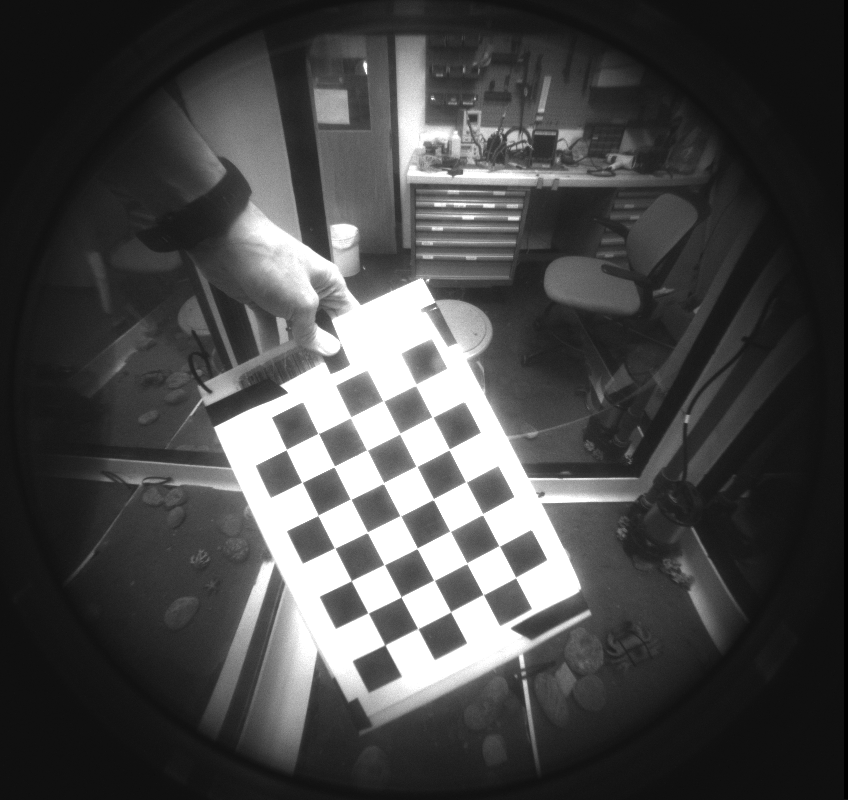
#> input picture uw_fisheye_right_imgs/left-0000.png, 848 x 800 px; its folder holds 4 pictures in this run
$ python calibrate_camera.py   (older library calls are emulated)
#> lines starting #> are read from the running program, lines starting #| are printed output that depends on the picture
# initial camera calibration
# https://opencv-python-tutroals.readthedocs.io/en/latest/py_tutorials/py_calib3d/py_calibration/py_calibration.html

import sys
import os
import numpy as np
import cv2
import glob

MODE = "fisheye" #"fisheye" or "normal"

IMAGES_LOC = "uw_fisheye_right_imgs/"
IMAGES_TYPE = "*.png"
CALIB_OUTFILE = "camera_calibrations"
UNDISTORT_OUTFOLDER = "output/"

SQUARE_SIZE = 0.03 #meters
BOARD_HEIGHT = 5
BOARD_WIDTH = 7

# termination criteria
criteria = (cv2.TERM_CRITERIA_EPS + cv2.TERM_CRITERIA_MAX_ITER, 30, 0.001)
calibration_flags = cv2.fisheye.CALIB_RECOMPUTE_EXTRINSIC+cv2.fisheye.CALIB_CHECK_COND

# prepare object points, like (0,0,0), (1,0,0), (2,0,0) ....,(6,5,0)
objp = np.zeros((1,BOARD_HEIGHT*BOARD_WIDTH,3), np.float32)
objp[0,:,:2]  = np.mgrid[0:BOARD_WIDTH,0:BOARD_HEIGHT].T.reshape(-1,2)*0.03

# Arrays to store object points and image points from all the images.
objpoints = [] # 3d point in real world space
imgpoints = [] # 2d points in image plane.
img_shape = None

# Parse chessboards from images
images = glob.glob(IMAGES_LOC+IMAGES_TYPE)

print("Parsing chessboards")

for fname in images:
    img = cv2.imread(fname)
#> img is the input picture: shape (800, 848, 3); min 0, max 255, mean 72.2
    img_shape = img.shape[:2]
#> img_shape = (800, 848)
    h, w = img.shape[:2]
#> h = 800; w = 848
    gray = cv2.cvtColor(img,cv2.COLOR_BGR2GRAY)

    # Find the chess board corners
    ret, corners = cv2.findChessboardCorners(gray, (BOARD_WIDTH,BOARD_HEIGHT),None)
#> ret = True; corners = 35 rows, first 8: [415.7, 384.7], [432.4, 416.8], [449, 449.6], [465.7, 481.6], [482.6, 514.8], [499, 545.9], [515.7, 577.4], [382.7, 400.6]

    # If found, add object points, image points (after refining them)
    if ret == True:
        objpoints.append(objp)

        cv2.cornerSubPix(gray,corners,(11,11),(-1,-1),criteria)
        imgpoints.append(corners)
#> pass 2 of the loop `for fname in images:`:
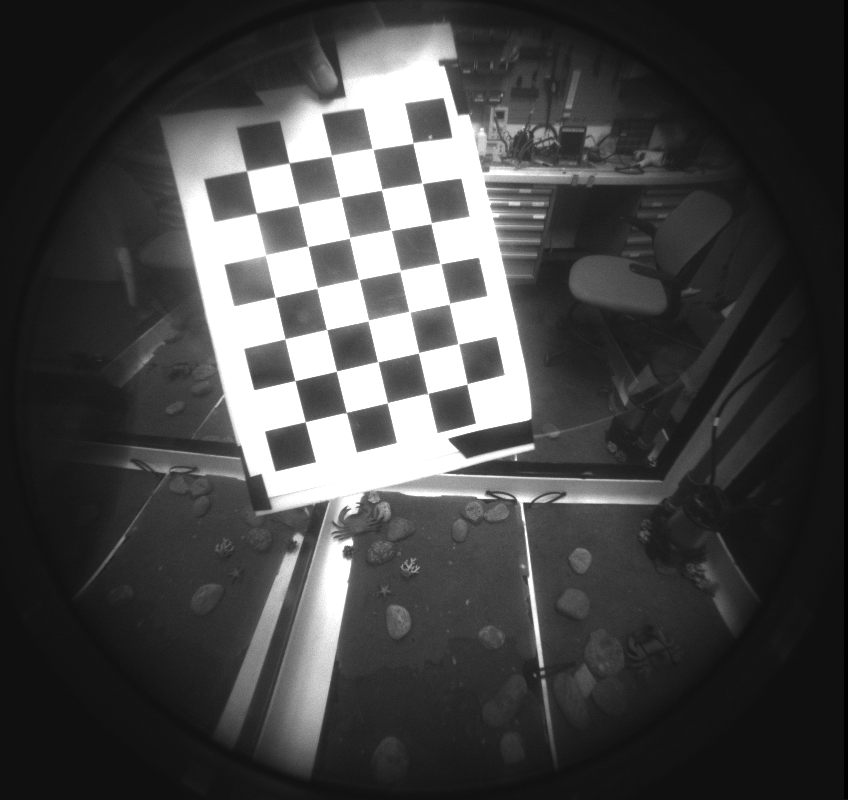
#> input picture uw_fisheye_right_imgs/left-0001.png, 848 x 800 px
#> img is the input picture: shape (800, 848, 3); min 0, max 255, mean 70.4
#> corners = 35 rows, first 8: [412.9, 142.4], [422.3, 183.5], [431, 223.1], [439.7, 263.4], [449.6, 303.7], [458, 343.9], [467, 383.5], [372.5, 148.7]
#> pass 3 of the loop `for fname in images:`:
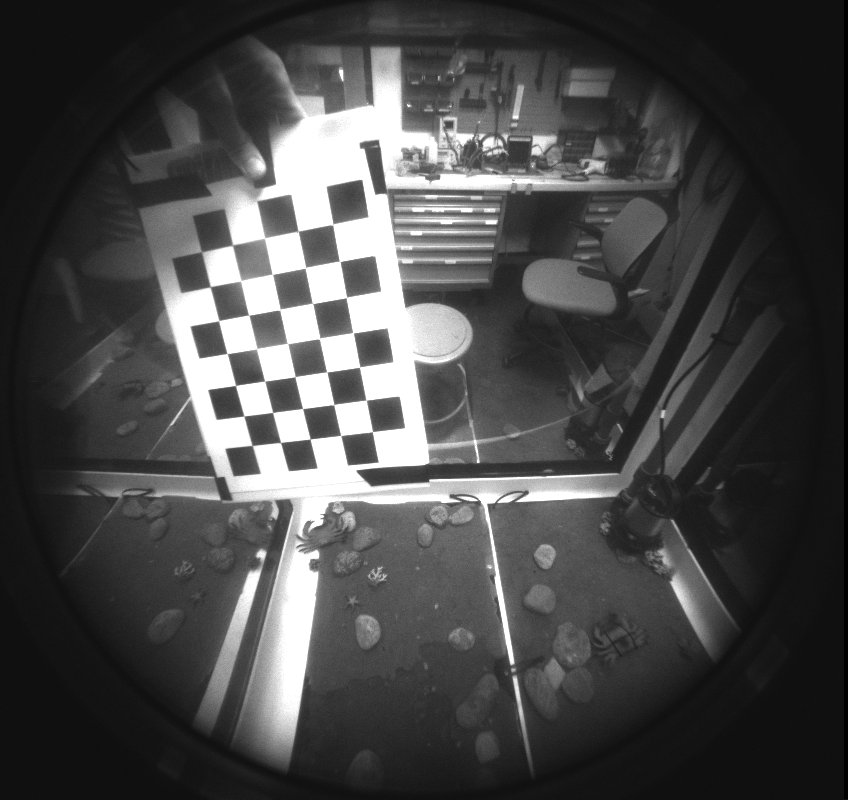
#> input picture uw_fisheye_right_imgs/left-0002.png, 848 x 800 px
#> img is the input picture: shape (800, 848, 3); min 0, max 255, mean 72.8
#> corners = 35 rows, first 8: [332.8, 224.8], [340, 261.8], [346.6, 297.5], [353.2, 332.7], [359.5, 367.3], [366.6, 400.1], [372.3, 431.7], [298.3, 231.5]
#> the loop made 4 passes; the first 3 are shown

        # Draw and display the corners
        # img = cv2.drawChessboardCorners(img, (BOARD_WIDTH,BOARD_HEIGHT), corners,ret)
        # cv2.imshow('img',img)
        # cv2.waitKey(500)

cv2.destroyAllWindows()

# Calibrate (find K, D)

print("Calibrating...")

N_OK = len(objpoints)
K = np.zeros((3, 3))
D = np.zeros((4, 1))
DIM = img_shape
#> DIM = (800, 848)

if MODE == "fisheye":
    ret, K, D, rvecs, tvecs = cv2.fisheye.calibrate(objpoints, imgpoints, gray.shape[::-1],K,D,flags=calibration_flags)

else:
    ret, K, D, rvecs, tvecs = cv2.calibrateCamera(objpoints, imgpoints, gray.shape[::-1],None,None,flags=calibration_flags)
    K_new, roi=cv2.getOptimalNewCameraMatrix(K,D,(w,h),1,(w,h))

print("Found " + str(N_OK) + " valid images for calibration")
print("DIM = " + str(img_shape[::-1]))
#| DIM = (848, 800)
print("K=np.array(" + str(K.tolist()) + ")")
print("D=np.array(" + str(D.tolist()) + ")")
print("rotation vectors: " + str(rvecs))
print(len(rvecs))
print("translation vectors: " + str(tvecs))
print(len(tvecs))

# Save the calibrations
if MODE == "normal":
    print("refined camera matrix: ", K_new)

if MODE == "fisheye":
    print("saving matrix to ", CALIB_OUTFILE+"_"+MODE+".npz")
    np.savez(CALIB_OUTFILE, K, D)
else:
    print("saving matrices to ", CALIB_OUTFILE+"_"+MODE+".npz")
    np.savez(CALIB_OUTFILE, K, K_new, D)

# Show the undistorted images
print("Saving undistorted images...")
try:
    os.mkdir(UNDISTORT_OUTFOLDER + IMAGES_LOC)
except OSError as oe:
    print("Warning: output folder already exists, may be overwriting images.")

for fname in images:
    img = cv2.imread(fname)
    h, w = img.shape[:2]

    if MODE == "normal":
        dst = cv2.undistort(img, K, D, None, K_new)
        x, y, w, h = roi
        dst = dst[y:y+h, x:x+w]
        # vis = np.concatenate((img, dst), axis=0)

        h1, w1 = img.shape[:2]
        h2, w2 = dst.shape[:2]

        #create empty matrix
        vis = np.zeros((max(h1, h2), w1+w2,3), np.uint8)

        #combine 2 images
        vis[:h1, :w1,:3] = img
        vis[:h2, w1:w1+w2,:3] = dst
        prefix = fname[:-4]
        cv2.imwrite(UNDISTORT_OUTFOLDER + prefix + 'undistorted_normal.png', vis)

    else:
        map1, map2 = cv2.fisheye.initUndistortRectifyMap(K, D, np.eye(3), K, DIM, cv2.CV_16SC2)
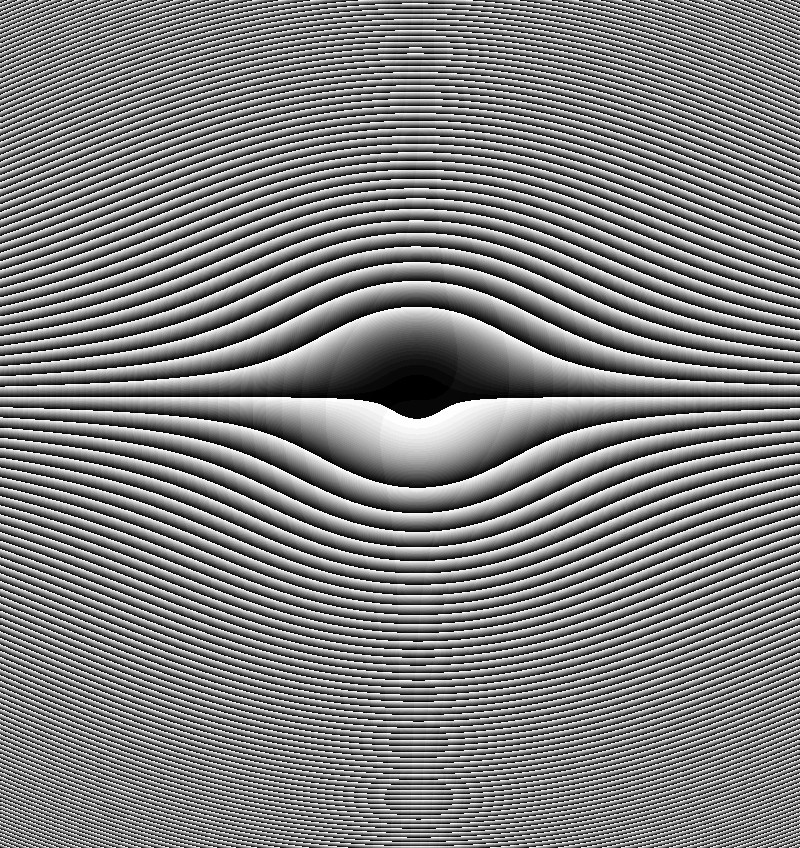
#> map2: shape (848, 800) uint16; min 0, max 1023, mean 509.6; drawn with min black and max white
        dst = cv2.remap(img, map1, map2, interpolation=cv2.INTER_LINEAR, borderMode=cv2.BORDER_CONSTANT)
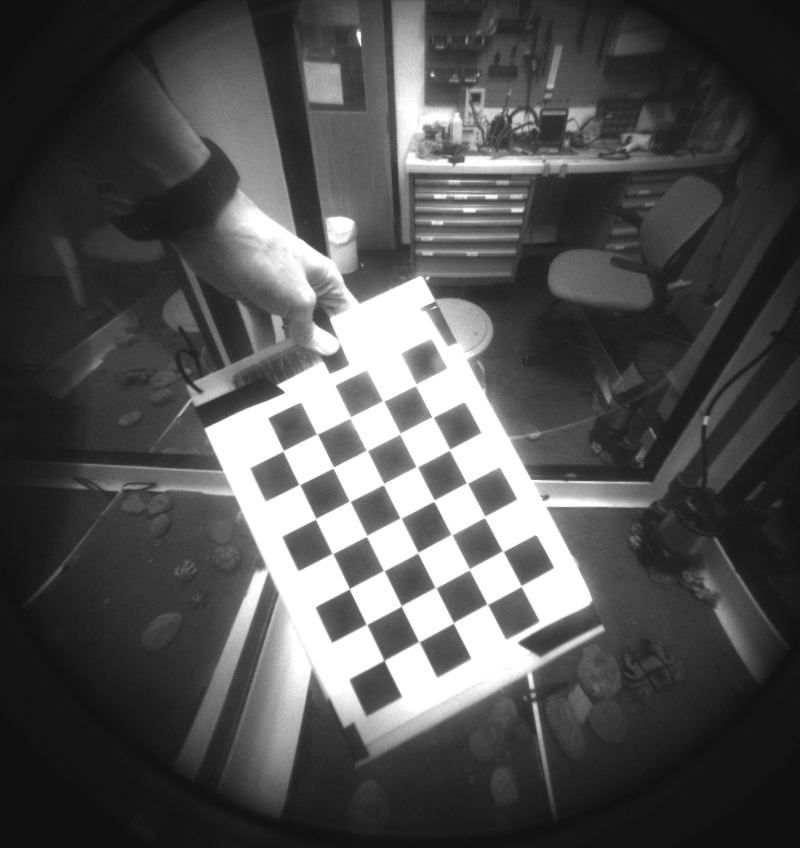
#> dst: shape (848, 800, 3); min 14, max 255, mean 81.6
        h1, w1 = img.shape[:2]
#> h1 = 800; w1 = 848
        h2, w2 = dst.shape[:2]
#> h2 = 848; w2 = 800

        #create empty matrix
        vis = np.zeros((max(h1, h2), w1+w2,3), np.uint8)

        #combine 2 images
        vis[:h1, :w1,:3] = img
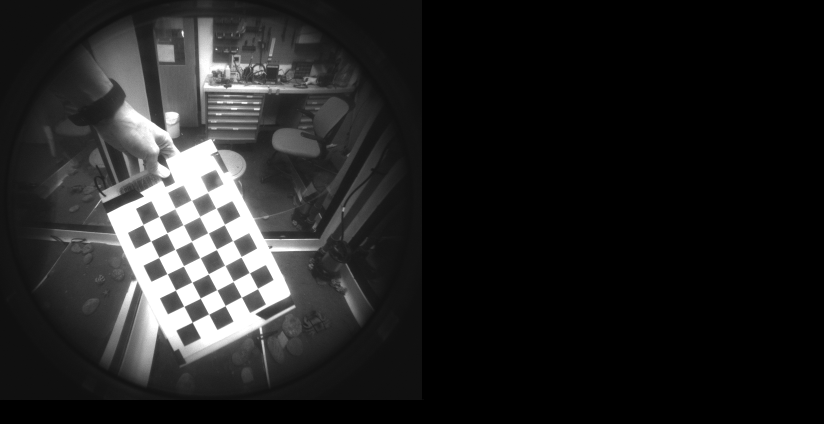
#> vis: shape (848, 1648, 3) (shown at 1/2 size); min 0, max 255, mean 35.1
        vis[:h2, w1:w1+w2,:3] = dst
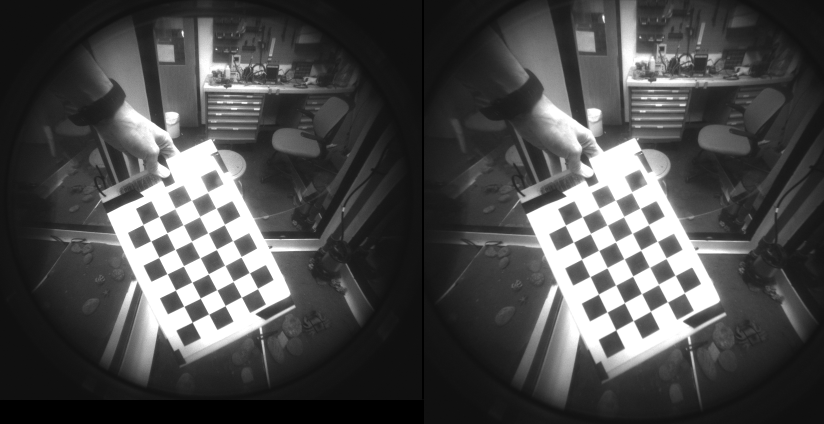
#> vis: shape (848, 1648, 3) (shown at 1/2 size); min 0, max 255, mean 74.7
        prefix = fname[:-4]
        cv2.imwrite(UNDISTORT_OUTFOLDER + prefix + 'undistorted_fisheye.png', vis)
#> pass 2 of the loop `for fname in images:`:
#> `dst = cv2.remap(img, map1, map2, interpolation=cv2.INTER_LINEAR, borde..`:
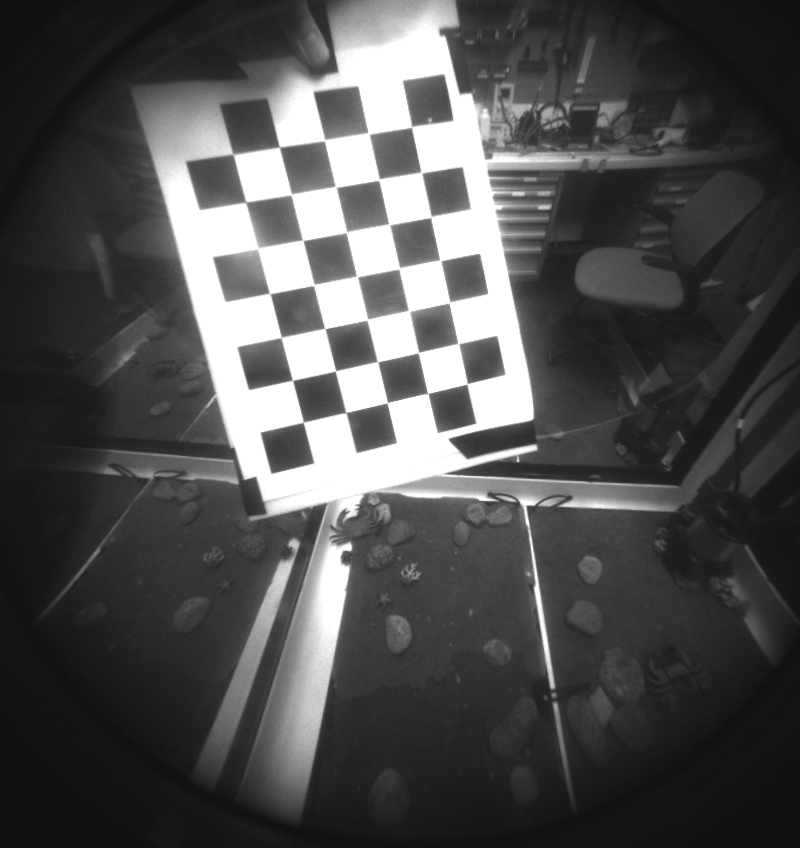
#> dst: shape (848, 800, 3); min 13, max 255, mean 79.2
#> `vis[:h2, w1:w1+w2,:3] = dst`:
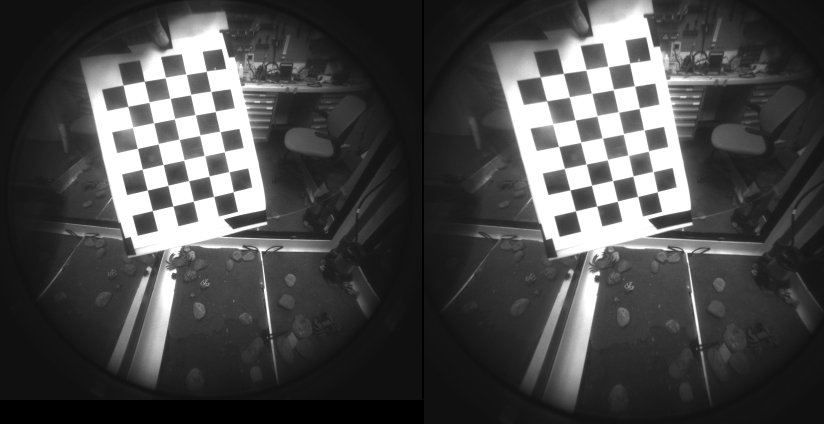
#> vis: shape (848, 1648, 3) (shown at 1/2 size); min 0, max 255, mean 72.6
#> pass 3 of the loop `for fname in images:`:
#> `dst = cv2.remap(img, map1, map2, interpolation=cv2.INTER_LINEAR, borde..`:
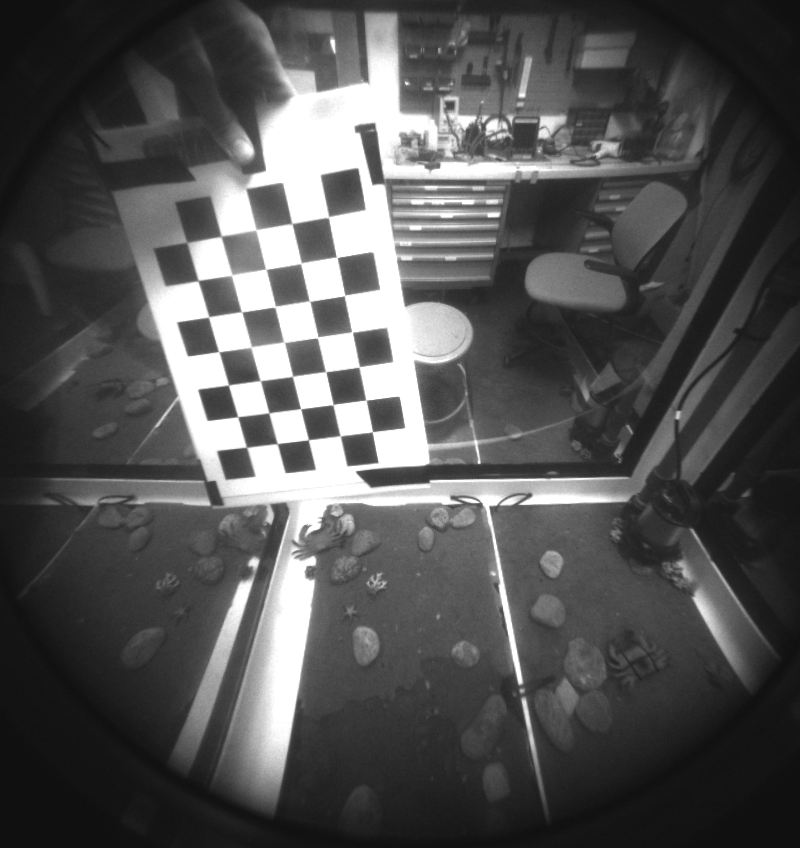
#> dst: shape (848, 800, 3); min 13, max 255, mean 82.8
#> `vis[:h2, w1:w1+w2,:3] = dst`:
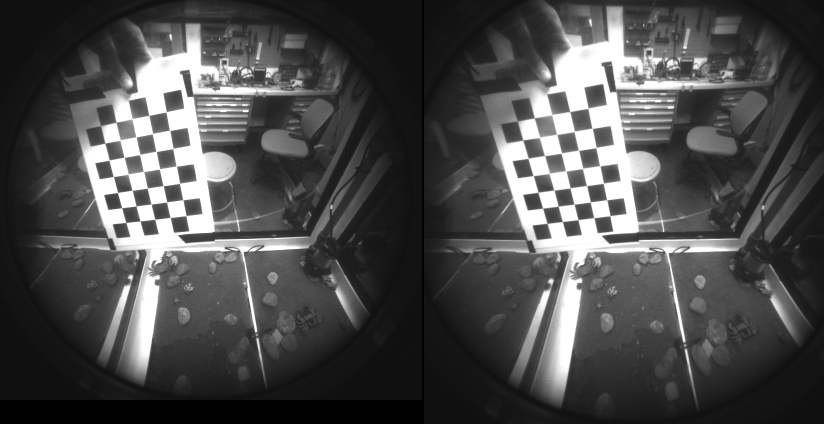
#> vis: shape (848, 1648, 3) (shown at 1/2 size); min 0, max 255, mean 75.5
#> the loop made 4 passes; the first 3 are shown

# Check the errors
mean_error = 0
#> mean_error = 0
for i in range(len(objpoints)):
    if MODE == "fisheye":
        imgpoints2, _ = cv2.fisheye.projectPoints(objpoints[i], rvecs[i], tvecs[i], K, D)
        imgpoints2 = imgpoints2.transpose(1,0,2)

    elif MODE == "normal":
        imgpoints2, _ = cv2.projectPoints(objpoints[i], rvecs[i], tvecs[i], K, D)
    error = cv2.norm(imgpoints[i], imgpoints2, cv2.NORM_L2)/len(imgpoints2)
    mean_error += error
print( "total error: {}".format(mean_error/len(objpoints)) )
